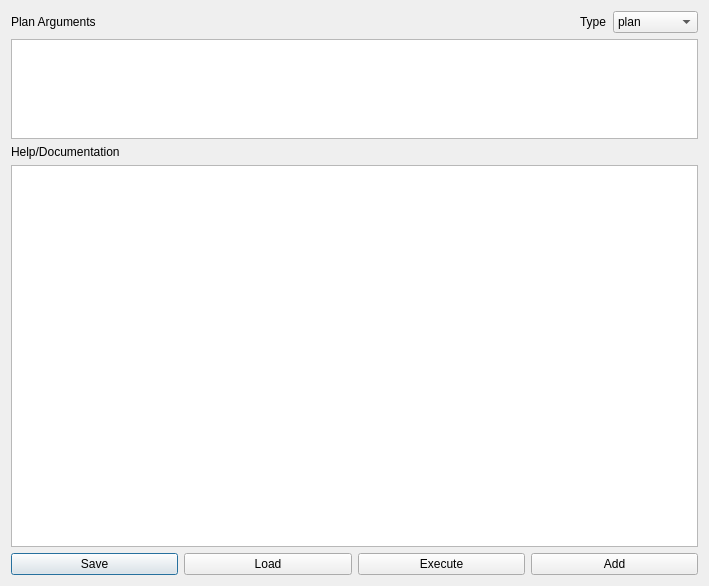
<?xml version="1.0" encoding="UTF-8"?>
<ui version="4.0">
 <class>Dialog</class>
 <widget class="QDialog" name="Dialog">
  <property name="geometry">
   <rect>
    <x>0</x>
    <y>0</y>
    <width>709</width>
    <height>586</height>
   </rect>
  </property>
  <property name="windowTitle">
   <string>Dialog</string>
  </property>
  <layout class="QVBoxLayout" name="verticalLayout_3">
   <item>
    <layout class="QVBoxLayout" name="verticalLayout_2">
     <item>
      <layout class="QHBoxLayout" name="horizontalLayout_2">
       <item>
        <widget class="QLabel" name="label">
         <property name="sizePolicy">
          <sizepolicy hsizetype="Preferred" vsizetype="Fixed">
           <horstretch>0</horstretch>
           <verstretch>0</verstretch>
          </sizepolicy>
         </property>
         <property name="maximumSize">
          <size>
           <width>16777215</width>
           <height>15</height>
          </size>
         </property>
         <property name="text">
          <string>Plan Arguments</string>
         </property>
        </widget>
       </item>
       <item>
        <spacer name="horizontalSpacer">
         <property name="orientation">
          <enum>Qt::Horizontal</enum>
         </property>
         <property name="sizeHint" stdset="0">
          <size>
           <width>40</width>
           <height>20</height>
          </size>
         </property>
        </spacer>
       </item>
       <item>
        <widget class="QLabel" name="label_3">
         <property name="text">
          <string>Type</string>
         </property>
        </widget>
       </item>
       <item>
        <widget class="QComboBox" name="planTypeComboBox">
         <item>
          <property name="text">
           <string>plan</string>
          </property>
         </item>
         <item>
          <property name="text">
           <string>instruction</string>
          </property>
         </item>
        </widget>
       </item>
      </layout>
     </item>
     <item>
      <widget class="QTextEdit" name="planArgsTextEdit">
       <property name="sizePolicy">
        <sizepolicy hsizetype="Expanding" vsizetype="Fixed">
         <horstretch>0</horstretch>
         <verstretch>0</verstretch>
        </sizepolicy>
       </property>
       <property name="minimumSize">
        <size>
         <width>0</width>
         <height>0</height>
        </size>
       </property>
       <property name="maximumSize">
        <size>
         <width>16777214</width>
         <height>100</height>
        </size>
       </property>
      </widget>
     </item>
    </layout>
   </item>
   <item>
    <layout class="QVBoxLayout" name="verticalLayout">
     <item>
      <widget class="QLabel" name="label_2">
       <property name="text">
        <string>Help/Documentation</string>
       </property>
      </widget>
     </item>
     <item>
      <widget class="QTextEdit" name="planHelpTextEdit"/>
     </item>
    </layout>
   </item>
   <item>
    <layout class="QHBoxLayout" name="horizontalLayout">
     <item>
      <widget class="QPushButton" name="savePlanPushButton">
       <property name="text">
        <string>Save</string>
       </property>
      </widget>
     </item>
     <item>
      <widget class="QPushButton" name="loadPushButton">
       <property name="text">
        <string>Load</string>
       </property>
      </widget>
     </item>
     <item>
      <widget class="QPushButton" name="executePlanPushButton">
       <property name="text">
        <string>Execute</string>
       </property>
      </widget>
     </item>
     <item>
      <widget class="QPushButton" name="addPushButton">
       <property name="text">
        <string>Add</string>
       </property>
      </widget>
     </item>
    </layout>
   </item>
  </layout>
 </widget>
 <resources/>
 <connections/>
</ui>
